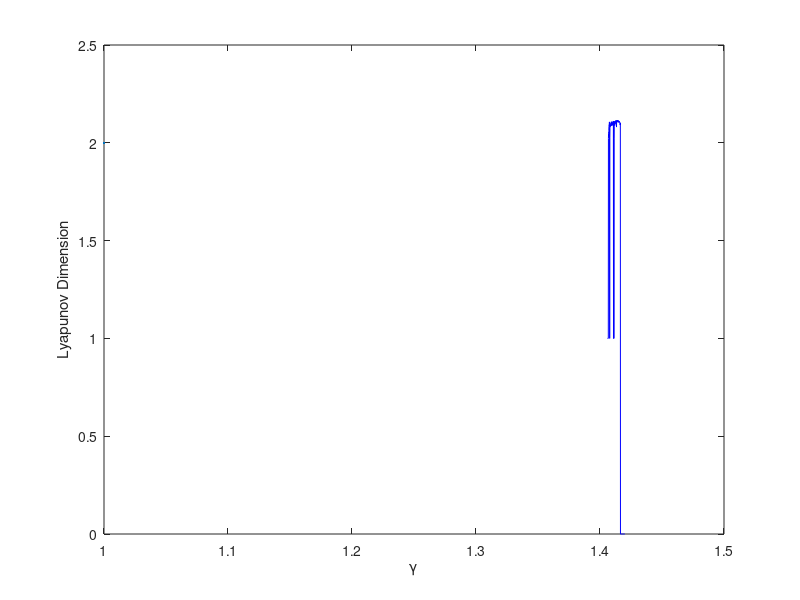

Reproduce this figure in MATLAB. (Note: this script raises an error after producing the figure.)
% Lyapunov Dimension for our system. Plots Lyapunov Exponents and Lyapuov
% dimension if we had lyapunov exponents file

load('lyapunov_full_range_reduced_data.mat')
%load('lyapunov_full_range_newset.mat')
lyap_dim = zeros(length(gamma_vec),1);

for i = 1 : length(gamma_vec)

        if abs(lyapunov_exponent(i,1)) < 0.01
            lyapunov_exponent(i,1) = 0;
        end

    index = 1;
    lyap_sum = 0;

    while lyap_sum >= 0
        lyap_sum = lyap_sum + lyapunov_exponent(i,index);
        index = index + 1;
    end
    lyap_dim(i) = index - 1 + lyap_sum/(abs(lyapunov_exponent(i,index-1)));
end

%%
figure(1);
plot(gamma_vec(1:2:end), lyap_dim(1:2:end), 'b-', LineWidth=2);
ylabel('Lyapunov Dimension');
xlabel('\gamma');
xline(1.4078, 'g-', LineWidth=2)
xline(1.41084, 'g-', LineWidth=2)
xline(1.41128, 'g-', LineWidth=2)
xline(1.4164, 'g-', LineWidth=2)
xlim([1.4055 1.418])
ylim([0, 2.2]);
grid on;
grid minor;

%%
figure(2);
plot(gamma_vec(1,1:2:end), lyapunov_exponent(1:2:end,1), 'b-', LineWidth=2);
ylabel('Largest Lyapunov Exponent');
xlabel('\gamma');
xline(1.4078, 'g-', LineWidth=2)
xline(1.41084, 'g-', LineWidth=2)
xline(1.41128, 'g-', LineWidth=2)
xline(1.4164, 'g-', LineWidth=2)
xlim([1.4055 1.418])
grid on;
grid minor;
%%
figure(3);
plot(gamma_vec(1,1:2:end), lyapunov_exponent(1:2:end,1), 'b-', LineWidth=2);
hold on;
plot(gamma_vec(1,1:2:end), lyapunov_exponent(1:2:end,2), 'r-', LineWidth=2);
plot(gamma_vec(1,1:2:end), lyapunov_exponent(1:2:end,3), 'k-', LineWidth=2);
ylabel('Lyapunov Exponents');
xlabel('\gamma');
xline(1.4078, 'g-', LineWidth=2)
xline(1.41084, 'g-', LineWidth=2)
xline(1.41128, 'g-', LineWidth=2)
xline(1.4164, 'g-', LineWidth=2)
xlim([1.4055 1.418])
grid on;
grid minor;